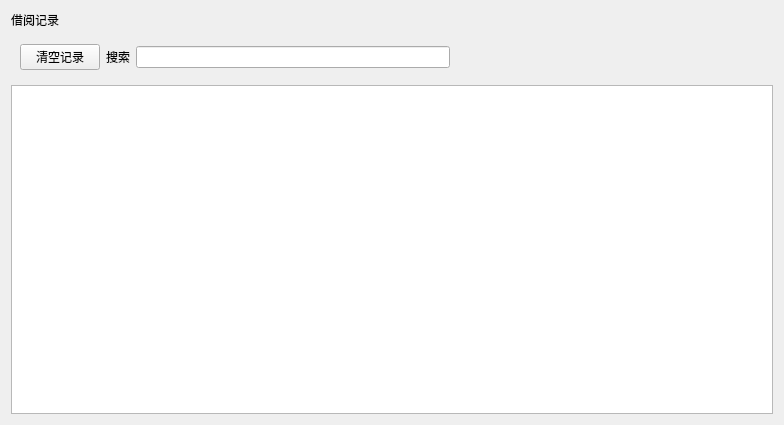
<?xml version="1.0" encoding="UTF-8"?>
<ui version="4.0">
 <class>record</class>
 <widget class="QWidget" name="record">
  <property name="geometry">
   <rect>
    <x>0</x>
    <y>0</y>
    <width>784</width>
    <height>425</height>
   </rect>
  </property>
  <property name="windowTitle">
   <string>Form</string>
  </property>
  <property name="name" stdset="0">
   <string>bg</string>
  </property>
  <layout class="QGridLayout" name="gridLayout_2">
   <item row="0" column="0">
    <widget class="QLabel" name="la_title">
     <property name="text">
      <string>借阅记录</string>
     </property>
     <property name="name" stdset="0">
      <string>title</string>
     </property>
    </widget>
   </item>
   <item row="1" column="0">
    <widget class="QWidget" name="widget" native="true">
     <layout class="QGridLayout" name="gridLayout">
      <item row="0" column="0">
       <widget class="QPushButton" name="pushButton_5">
        <property name="text">
         <string>清空记录</string>
        </property>
        <property name="name" stdset="0">
         <string>btn</string>
        </property>
       </widget>
      </item>
      <item row="0" column="2">
       <widget class="QLineEdit" name="lineEdit">
        <property name="name" stdset="0">
         <string>le</string>
        </property>
       </widget>
      </item>
      <item row="0" column="3">
       <spacer name="horizontalSpacer">
        <property name="orientation">
         <enum>Qt::Horizontal</enum>
        </property>
        <property name="sizeHint" stdset="0">
         <size>
          <width>40</width>
          <height>20</height>
         </size>
        </property>
       </spacer>
      </item>
      <item row="0" column="1">
       <widget class="QLabel" name="label">
        <property name="text">
         <string>搜索</string>
        </property>
        <property name="alignment">
         <set>Qt::AlignRight|Qt::AlignTrailing|Qt::AlignVCenter</set>
        </property>
        <property name="name" stdset="0">
         <string>lb</string>
        </property>
       </widget>
      </item>
     </layout>
    </widget>
   </item>
   <item row="2" column="0">
    <widget class="QTableView" name="tableView">
     <property name="name" stdset="0">
      <string>table</string>
     </property>
    </widget>
   </item>
  </layout>
 </widget>
 <resources/>
 <connections/>
</ui>
